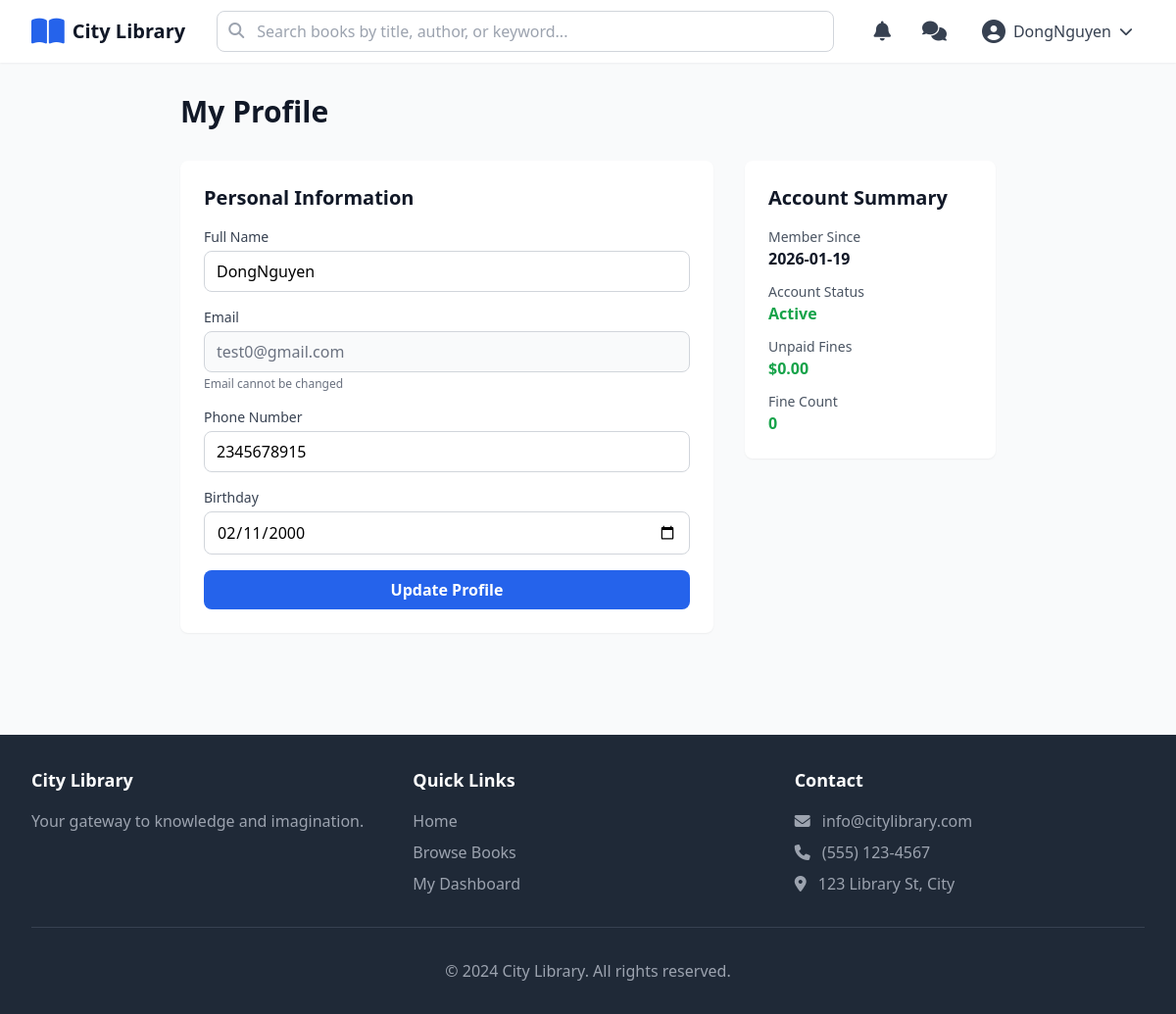
/user/profile (signed in), run on the app's committed database.
### tables this page shows
CREATE TABLE users (
            id TEXT PRIMARY KEY,
            email TEXT UNIQUE NOT NULL,
            password TEXT NOT NULL,
            name TEXT NOT NULL,
            phone TEXT NOT NULL,
            birthday TEXT,
            role TEXT NOT NULL DEFAULT 'user',
            member_since TEXT NOT NULL,
            is_locked INTEGER DEFAULT 0,
            fines REAL DEFAULT 0.0,
            violations INTEGER DEFAULT 0,
            favorites TEXT DEFAULT '[]'
        );

### routes/user_routes.py (the view)
@user_bp.route('/profile', methods=['GET', 'POST'])
@login_required
def profile():
    user = User.get_by_id(session['user_id'])
    if request.method == 'POST':
        name = request.form.get('name')
        phone = request.form.get('phone')
        birthday = request.form.get('birthday')
        success, message = user.update(name, phone, birthday)
        flash(message, 'success' if success else 'error')
    return render_template('pages/user/profile.html', user=user)

### models/chat_message.py (called while the page is built)
    @staticmethod
    def get_unread_count(user_id: str) -> int:
        db = get_db()
        row = db.execute('''
            SELECT COUNT(*) as count FROM chat_messages
            WHERE receiver_id = ? AND is_read = 0
        ''', (user_id,)).fetchone()
        return row['count']

### models/database.py (called while the page is built)
def get_db() -> sqlite3.Connection:
    if 'db' not in g:
        os.makedirs(os.path.dirname(Config.DATABASE_PATH), exist_ok=True)
        g.db = sqlite3.connect(
            Config.DATABASE_PATH,
            detect_types=sqlite3.PARSE_DECLTYPES
        )
        g.db.row_factory = sqlite3.Row
    return g.db

### models/notification.py (called while the page is built)
    @staticmethod
    def get_unread_count(user_id: str) -> int:
        db = get_db()
        row = db.execute('''
            SELECT COUNT(*) as count FROM notifications
            WHERE user_id = ? AND is_read = 0
        ''', (user_id,)).fetchone()
        return row['count']

### models/user.py (called while the page is built)
def get_user_by_role(row_data: dict) -> User:
    role = row_data.get('role', 'user')
    if role == 'admin':
        Admin = _get_admin_class()
        return Admin(**row_data)
    elif role == 'staff':
        Staff = _get_staff_class()
        return Staff(**row_data)
    else:
        return User(**row_data)

    @staticmethod
    def get_user_or_guest(user_id: Optional[str]) -> 'User':
        if not user_id:
            return Guest()
        user = User.get_by_id(user_id)
        return user if user else Guest()

    @staticmethod
    def get_by_id(user_id: str) -> Optional['User']:
        db = get_db()
        row = db.execute(
            'SELECT * FROM users WHERE id = ?',
            (user_id,)
        ).fetchone()
        if not row:
            return None
        return get_user_by_role(dict(row))

### templates/pages/user/profile.html (shortened to what this page needs)
{% extends "layout.html" %}
{% block content %}
<div class="max-w-4xl mx-auto px-4 sm:px-6 lg:px-8 py-8">
    <h1 class="text-3xl font-bold text-gray-900 mb-8">My Profile</h1>
    <div class="grid grid-cols-1 md:grid-cols-3 gap-8">
        <div class="md:col-span-2">
            <div class="bg-white rounded-lg shadow-sm p-6 mb-6">
                <h2 class="text-xl font-semibold text-gray-900 mb-4">Personal Information</h2>
                <form method="POST" action="{{ url_for('user.profile') }}">
                    <div class="space-y-4">
                        <div>
                            <label class="block text-sm font-medium text-gray-700 mb-1">Full Name</label>
                            <input
                                type="text"
                                name="name"
                                value="{{ user.name }}"
                                class="w-full px-3 py-2 border border-gray-300 rounded-lg focus:outline-none focus:ring-2 focus:ring-blue-500"
                            />
                        </div>
                        <div>
                            <label class="block text-sm font-medium text-gray-700 mb-1">Email</label>
                            <input
                                type="email"
                                value="{{ user.email }}"
                                disabled
                                class="w-full px-3 py-2 border border-gray-300 rounded-lg bg-gray-50 text-gray-500"
                            />
                            <p class="text-xs text-gray-500 mt-1">Email cannot be changed</p>
                        </div>
                        <div>
                            <label class="block text-sm font-medium text-gray-700 mb-1">Phone Number</label>
                            <input
                                type="tel"
                                name="phone"
                                value="{{ user.phone }}"
                                class="w-full px-3 py-2 border border-gray-300 rounded-lg focus:outline-none focus:ring-2 focus:ring-blue-500"
                            />
                        </div>
                        <div>
                            <label class="block text-sm font-medium text-gray-700 mb-1">Birthday</label>
                            <input
                                type="date"
                                name="birthday"
                                value="{{ user.birthday }}"
                                class="w-full px-3 py-2 border border-gray-300 rounded-lg focus:outline-none focus:ring-2 focus:ring-blue-500"
                            />
                        </div>
                        <button type="submit" class="w-full py-2 bg-blue-600 text-white rounded-lg hover:bg-blue-700 font-semibold">
                            Update Profile
                        </button>
                    </div>
                </form>
            </div>
        </div>
        <div>
            <div class="bg-white rounded-lg shadow-sm p-6 mb-6">
                <h2 class="text-xl font-semibold text-gray-900 mb-4">Account Summary</h2>
                <dl class="space-y-3">
                    <div>
                        <dt class="text-sm text-gray-600">Member Since</dt>
                        <dd class="font-semibold text-gray-900">{{ user.member_since }}</dd>
                    </div>
                    <div>
                        <dt class="text-sm text-gray-600">Account Status</dt>
                        <dd class="font-semibold {% if user.is_locked %}text-red-600{% else %}text-green-600{% endif %}">
                            {% if user.is_locked %}Locked{% else %}Active{% endif %}
                        </dd>
                    </div>
                    <div>
                        <dt class="text-sm text-gray-600">Unpaid Fines</dt>
                        <dd class="font-semibold {% if user.fines > 0 %}text-red-600{% else %}text-green-600{% endif %}">
                            ${{ "%.2f"|format(user.fines) }}
                        </dd>
                    </div>
                    <div>
                        <dt class="text-sm text-gray-600">Fine Count</dt>
                        <dd class="font-semibold {% if user.violations > 0 %}text-yellow-600{% else %}text-green-600{% endif %}">
                            {{ user.violations }}
                        </dd>
                    </div>
                </dl>
            </div>
        </div>
    </div>
</div>
{% endblock %}

### templates/layout.html (shortened to what this page needs)
<!DOCTYPE html>
<html lang="en">
<head>
    <script src="https://cdn.tailwindcss.com"></script>
    <link rel="stylesheet" href="https://cdnjs.cloudflare.com/ajax/libs/font-awesome/6.4.0/css/all.min.css">
    <link rel="stylesheet" href="{{ url_for('static', filename='css/custom.css') }}">
</head>
<body class="min-h-screen flex flex-col bg-gray-50">
    <header class="bg-white shadow-sm sticky top-0 z-50">
        <div class="max-w-7xl mx-auto px-4 sm:px-6 lg:px-8">
            <div class="flex items-center justify-between h-16">
                <a href="{{ url_for('main.home') }}" class="flex items-center gap-2">
                    <i class="fas fa-book-open text-3xl text-blue-600"></i>
                    <span class="text-xl font-semibold text-gray-900">City Library</span>
                </a>
                <form action="{{ url_for('main.search') }}" method="GET" class="hidden md:flex flex-1 max-w-2xl mx-8">
                    <div class="relative w-full">
                        <input
                            type="text"
                            name="q"
                            placeholder="Search books by title, author, or keyword..."
                            class="w-full px-4 py-2 pl-10 border border-gray-300 rounded-lg focus:outline-none focus:ring-2 focus:ring-blue-500"
                        />
                        <i class="fas fa-search absolute left-3 top-3 text-gray-400"></i>
                    </div>
                </form>
                <div class="hidden md:flex items-center gap-4">
                    {% if not current_user %}
                        <a href="{{ url_for('auth.login') }}" class="px-4 py-2 text-gray-700 hover:text-blue-600">
                            Login
                        </a>
                        <a href="{{ url_for('auth.register') }}" class="px-4 py-2 bg-blue-600 text-white rounded-lg hover:bg-blue-700">
                            Register
                        </a>
                    {% else %}
                        {% if current_user and current_user.role == 'user' %}
                            <a href="{{ url_for('user.notifications') }}" class="p-2 text-gray-700 hover:text-blue-600">
                                <i class="fas fa-bell text-xl"></i>
                            </a>
                            <button onclick="openChatWindow()" class="relative p-2 text-gray-700 hover:text-blue-600">
                                <i class="fas fa-comments text-xl"></i>
                            </button>
                        {% endif %}
                        <div class="relative" id="userDropdown">
                            <button onclick="toggleUserDropdown()" class="flex items-center gap-2 px-3 py-2 text-gray-700 hover:text-blue-600">
                                <i class="fas fa-user-circle text-2xl"></i>
                                <span>{{ current_user.name if current_user and current_user.name else '' }}</span>
                                <i class="fas fa-chevron-down text-sm"></i>
                            </button>
                        </div>
                    {% endif %}
                </div>
            </div>
        </div>
    </header>
    <main class="flex-1">
        {% block content %}{% endblock %}
    </main>
    <footer class="bg-gray-800 text-white mt-12">
        <div class="max-w-7xl mx-auto px-4 sm:px-6 lg:px-8 py-8">
            <div class="grid grid-cols-1 md:grid-cols-3 gap-8">
                <div>
                    <h3 class="text-lg font-semibold mb-4">City Library</h3>
                    <p class="text-gray-400">Your gateway to knowledge and imagination.</p>
                </div>
                <div>
                    <h3 class="text-lg font-semibold mb-4">Quick Links</h3>
                    <ul class="space-y-2 text-gray-400">
                        <li><a href="{{ url_for('main.home') }}" class="hover:text-white">Home</a></li>
                        <li><a href="{{ url_for('main.search') }}" class="hover:text-white">Browse Books</a></li>
                        {% if current_user %}
                        <li><a href="{{ url_for('user.dashboard') }}" class="hover:text-white">My Dashboard</a></li>
                        {% endif %}
                    </ul>
                </div>
                <div>
                    <h3 class="text-lg font-semibold mb-4">Contact</h3>
                    <ul class="space-y-2 text-gray-400">
                        <li><i class="fas fa-envelope mr-2"></i> info@citylibrary.com</li>
                        <li><i class="fas fa-phone mr-2"></i> (555) 123-4567</li>
                        <li><i class="fas fa-map-marker-alt mr-2"></i> 123 Library St, City</li>
                    </ul>
                </div>
            </div>
            <div class="border-t border-gray-700 mt-8 pt-8 text-center text-gray-400">
                <p>&copy; 2024 City Library. All rights reserved.</p>
            </div>
        </div>
    </footer>
</body>
</html>

### static/css/custom.css (style rules this page uses)
* { transition: all 0.2s ease-in-out; }

### data on the page
users: name "DongNguyen", email "test0@gmail.com", phone "2345678915", birthday "02/11/2000", member_since "2026-01-19", fines "0.00", violations "0"
